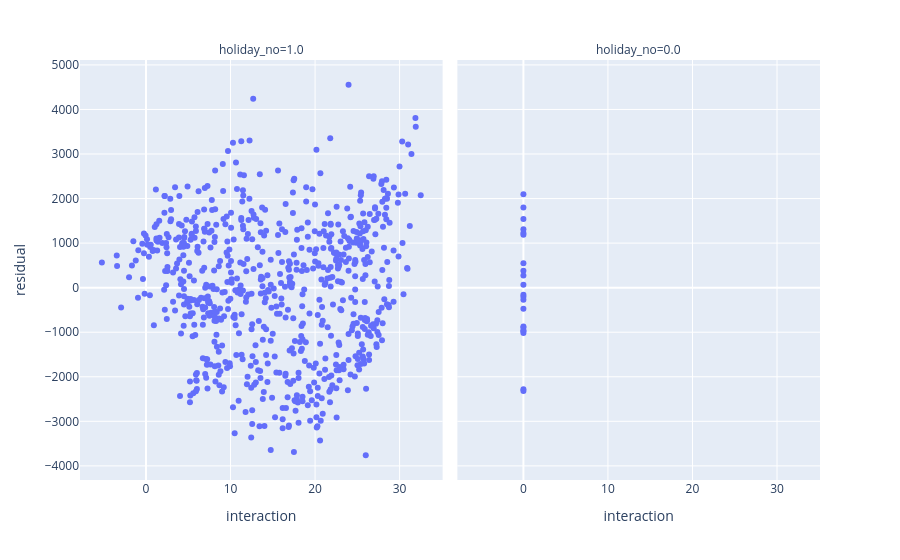

The code cell stored with this chart in its notebook:
### Code cell
fig = px.scatter(DF4,x='interaction',y='residual',
                 facet_col='holiday_no'
                )
fig.show()

### Figure 1 — Plotly figure (JSON) as saved in the notebook; plotly's stock layout.template omitted (floating-point values rounded to 4 significant figures; data arrays with more than 128 entries replaced by an {"elided": "..."} marker saying what was removed)
{"data": [{"hovertemplate": "holiday_no=1.0<br>interaction=%{x}<br>residual=%{y}<extra></extra>", "legendgroup": "", "marker": {"color": "#636efa", "symbol": "circle"}, "mode": "markers", "name": "", "orientation": "v", "showlegend": false, "type": "scatter", "x": {"elided": "710 float values"}, "xaxis": "x", "y": {"elided": "710 float values"}, "yaxis": "y"}, {"hovertemplate": "holiday_no=0.0<br>interaction=%{x}<br>residual=%{y}<extra></extra>", "legendgroup": "", "marker": {"color": "#636efa", "symbol": "circle"}, "mode": "markers", "name": "", "orientation": "v", "showlegend": false, "type": "scatter", "x": [0.0, 0.0, 0.0, 0.0, 0.0, 0.0, 0.0, 0.0, 0.0, 0.0, 0.0, 0.0, 0.0, 0.0, 0.0, 0.0, 0.0, 0.0, 0.0, 0.0, 0.0], "xaxis": "x2", "y": [274.4, 1189.0, 546.3, 1798.0, -201.3, 2095.0, -471.0, -873.1, 1542.0, 1224.0, 63.91, -898.1, -965.1, -1016.0, -156.9, -972.8, -270.4, -2319.0, -2282.0, 381.7, 1312.0], "yaxis": "y2"}], "layout": {"annotations": [{"font": {}, "showarrow": false, "text": "holiday_no=1.0", "x": 0.245, "xanchor": "center", "xref": "paper", "y": 1, "yanchor": "bottom", "yref": "paper"}, {"font": {}, "showarrow": false, "text": "holiday_no=0.0", "x": 0.755, "xanchor": "center", "xref": "paper", "y": 1, "yanchor": "bottom", "yref": "paper"}], "legend": {"tracegroupgap": 0}, "margin": {"t": 60}, "xaxis": {"anchor": "y", "domain": [0, 0.49], "title": {"text": "interaction"}}, "xaxis2": {"anchor": "y2", "domain": [0.51, 1], "matches": "x", "title": {"text": "interaction"}}, "yaxis": {"anchor": "x", "domain": [0, 1], "title": {"text": "residual"}}, "yaxis2": {"anchor": "x2", "domain": [0, 1], "matches": "y", "showticklabels": false}}}
